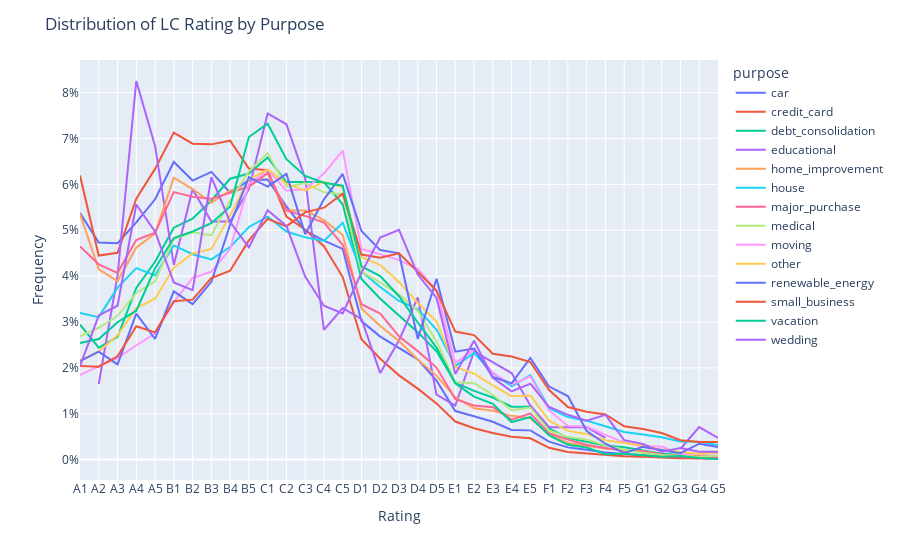

Notebook source saved alongside this figure:
### Code cell
# Show distribution of ratings for different purposes
rating_by_purpose = accept.groupby(['purpose', 'sub_grade'])['id'].count()  # or use grade for less graularity
rating_by_purpose = rating_by_purpose.unstack().T
rating_by_purpose = rating_by_purpose / rating_by_purpose.sum()
import plotly.express as px
fig1 = px.line(rating_by_purpose)
fig1.update_layout(title='Distribution of LC Rating by Purpose',
                   xaxis_title='Rating',
                   yaxis_title='Frequency',
                   yaxis_tickformat = ',.0%')
fig1.show()
# educational and credit cards (the biggest segment) are higher rated; 
# small business, moving and vacation are at the lower end

### Figure 1 — Plotly figure (JSON) as saved in the notebook; plotly's stock layout.template omitted (floating-point values rounded to 4 significant figures)
{"data": [{"hovertemplate": "purpose=car<br>sub_grade=%{x}<br>value=%{y}<extra></extra>", "legendgroup": "car", "line": {"color": "#636efa", "dash": "solid"}, "mode": "lines", "name": "car", "orientation": "v", "showlegend": true, "type": "scatter", "x": ["A1", "A2", "A3", "A4", "A5", "B1", "B2", "B3", "B4", "B5", "C1", "C2", "C3", "C4", "C5", "D1", "D2", "D3", "D4", "D5", "E1", "E2", "E3", "E4", "E5", "F1", "F2", "F3", "F4", "F5", "G1", "G2", "G3", "G4", "G5"], "xaxis": "x", "y": [0.05376, 0.04735, 0.04718, 0.05172, 0.05676, 0.06488, 0.06084, 0.06272, 0.05822, 0.06088, 0.06105, 0.05522, 0.04993, 0.04772, 0.04593, 0.03019, 0.02682, 0.02428, 0.02186, 0.01724, 0.01058, 0.009453, 0.008246, 0.006455, 0.006372, 0.003915, 0.002665, 0.002124, 0.001541, 0.001208, 0.001041, 0.0007496, 0.0003748, 0.0003748, 0.0003332], "yaxis": "y"}, {"hovertemplate": "purpose=credit_card<br>sub_grade=%{x}<br>value=%{y}<extra></extra>", "legendgroup": "credit_card", "line": {"color": "#EF553B", "dash": "solid"}, "mode": "lines", "name": "credit_card", "orientation": "v", "showlegend": true, "type": "scatter", "x": ["A1", "A2", "A3", "A4", "A5", "B1", "B2", "B3", "B4", "B5", "C1", "C2", "C3", "C4", "C5", "D1", "D2", "D3", "D4", "D5", "E1", "E2", "E3", "E4", "E5", "F1", "F2", "F3", "F4", "F5", "G1", "G2", "G3", "G4", "G5"], "xaxis": "x", "y": [0.06193, 0.0445, 0.04508, 0.0569, 0.06338, 0.0713, 0.06887, 0.06873, 0.06954, 0.06345, 0.06311, 0.053, 0.05011, 0.04652, 0.0398, 0.02623, 0.022, 0.01836, 0.01548, 0.01226, 0.008304, 0.006822, 0.005784, 0.00496, 0.004644, 0.002575, 0.00165, 0.001354, 0.0009498, 0.0007389, 0.0005938, 0.0003753, 0.0002689, 0.0002457, 0.0001876], "yaxis": "y"}, {"hovertemplate": "purpose=debt_consolidation<br>sub_grade=%{x}<br>value=%{y}<extra></extra>", "legendgroup": "debt_consolidation", "line": {"color": "#00cc96", "dash": "solid"}, "mode": "lines", "name": "debt_consolidation", "orientation": "v", "showlegend": true, "type": "scatter", "x": ["A1", "A2", "A3", "A4", "A5", "B1", "B2", "B3", "B4", "B5", "C1", "C2", "C3", "C4", "C5", "D1", "D2", "D3", "D4", "D5", "E1", "E2", "E3", "E4", "E5", "F1", "F2", "F3", "F4", "F5", "G1", "G2", "G3", "G4", "G5"], "xaxis": "x", "y": [0.02944, 0.0244, 0.02675, 0.03743, 0.04313, 0.05057, 0.05253, 0.05649, 0.06123, 0.06236, 0.06589, 0.06052, 0.06051, 0.0605, 0.05567, 0.03938, 0.03506, 0.03138, 0.02778, 0.02363, 0.01674, 0.01497, 0.01354, 0.01152, 0.01151, 0.006795, 0.004687, 0.003881, 0.003089, 0.002671, 0.002062, 0.001303, 0.001027, 0.0008232, 0.0007278], "yaxis": "y"}, {"hovertemplate": "purpose=educational<br>sub_grade=%{x}<br>value=%{y}<extra></extra>", "legendgroup": "educational", "line": {"color": "#ab63fa", "dash": "solid"}, "mode": "lines", "name": "educational", "orientation": "v", "showlegend": true, "type": "scatter", "x": ["A1", "A2", "A3", "A4", "A5", "B1", "B2", "B3", "B4", "B5", "C1", "C2", "C3", "C4", "C5", "D1", "D2", "D3", "D4", "D5", "E1", "E2", "E3", "E4", "E5", "F1", "F2", "F3", "F4", "F5", "G1", "G2", "G3", "G4", "G5"], "xaxis": "x", "y": [null, 0.01651, 0.04009, 0.08255, 0.0684, 0.04245, 0.05896, 0.05189, 0.05189, 0.05896, 0.07547, 0.07311, 0.06132, 0.0283, 0.03302, 0.03066, 0.01887, 0.02594, 0.03538, 0.01415, 0.01179, 0.02358, 0.02123, 0.01887, 0.01179, 0.007075, 0.007075, 0.007075, 0.004717, null, 0.004717, null, 0.002358, 0.007075, 0.004717], "yaxis": "y"}, {"hovertemplate": "purpose=home_improvement<br>sub_grade=%{x}<br>value=%{y}<extra></extra>", "legendgroup": "home_improvement", "line": {"color": "#FFA15A", "dash": "solid"}, "mode": "lines", "name": "home_improvement", "orientation": "v", "showlegend": true, "type": "scatter", "x": ["A1", "A2", "A3", "A4", "A5", "B1", "B2", "B3", "B4", "B5", "C1", "C2", "C3", "C4", "C5", "D1", "D2", "D3", "D4", "D5", "E1", "E2", "E3", "E4", "E5", "F1", "F2", "F3", "F4", "F5", "G1", "G2", "G3", "G4", "G5"], "xaxis": "x", "y": [0.05356, 0.0415, 0.03892, 0.04624, 0.04926, 0.06146, 0.05899, 0.056, 0.05869, 0.05945, 0.06243, 0.05434, 0.05433, 0.0522, 0.04896, 0.03294, 0.02914, 0.02584, 0.02183, 0.01831, 0.01357, 0.01119, 0.01063, 0.009538, 0.009032, 0.005497, 0.003636, 0.003037, 0.002439, 0.0021, 0.001735, 0.001024, 0.0008906, 0.0006979, 0.0005716], "yaxis": "y"}, {"hovertemplate": "purpose=house<br>sub_grade=%{x}<br>value=%{y}<extra></extra>", "legendgroup": "house", "line": {"color": "#19d3f3", "dash": "solid"}, "mode": "lines", "name": "house", "orientation": "v", "showlegend": true, "type": "scatter", "x": ["A1", "A2", "A3", "A4", "A5", "B1", "B2", "B3", "B4", "B5", "C1", "C2", "C3", "C4", "C5", "D1", "D2", "D3", "D4", "D5", "E1", "E2", "E3", "E4", "E5", "F1", "F2", "F3", "F4", "F5", "G1", "G2", "G3", "G4", "G5"], "xaxis": "x", "y": [0.03198, 0.03106, 0.03749, 0.04174, 0.04018, 0.04669, 0.04478, 0.04365, 0.04634, 0.05072, 0.05299, 0.04973, 0.04846, 0.04768, 0.05164, 0.04096, 0.03763, 0.03459, 0.03282, 0.02837, 0.02044, 0.0232, 0.01889, 0.01599, 0.01839, 0.01118, 0.009267, 0.008489, 0.007286, 0.006013, 0.005447, 0.004881, 0.003962, 0.003891, 0.003183], "yaxis": "y"}, {"hovertemplate": "purpose=major_purchase<br>sub_grade=%{x}<br>value=%{y}<extra></extra>", "legendgroup": "major_purchase", "line": {"color": "#FF6692", "dash": "solid"}, "mode": "lines", "name": "major_purchase", "orientation": "v", "showlegend": true, "type": "scatter", "x": ["A1", "A2", "A3", "A4", "A5", "B1", "B2", "B3", "B4", "B5", "C1", "C2", "C3", "C4", "C5", "D1", "D2", "D3", "D4", "D5", "E1", "E2", "E3", "E4", "E5", "F1", "F2", "F3", "F4", "F5", "G1", "G2", "G3", "G4", "G5"], "xaxis": "x", "y": [0.04647, 0.04258, 0.04072, 0.04787, 0.04946, 0.05832, 0.05729, 0.05689, 0.05816, 0.05951, 0.06248, 0.05432, 0.05313, 0.05166, 0.04684, 0.03388, 0.03184, 0.02686, 0.02365, 0.02006, 0.01318, 0.0118, 0.01142, 0.008722, 0.01007, 0.005729, 0.004361, 0.003231, 0.002537, 0.001863, 0.001883, 0.00113, 0.000674, 0.0008326, 0.0005749], "yaxis": "y"}, {"hovertemplate": "purpose=medical<br>sub_grade=%{x}<br>value=%{y}<extra></extra>", "legendgroup": "medical", "line": {"color": "#B6E880", "dash": "solid"}, "mode": "lines", "name": "medical", "orientation": "v", "showlegend": true, "type": "scatter", "x": ["A1", "A2", "A3", "A4", "A5", "B1", "B2", "B3", "B4", "B5", "C1", "C2", "C3", "C4", "C5", "D1", "D2", "D3", "D4", "D5", "E1", "E2", "E3", "E4", "E5", "F1", "F2", "F3", "F4", "F5", "G1", "G2", "G3", "G4", "G5"], "xaxis": "x", "y": [0.02688, 0.02874, 0.03136, 0.03634, 0.03889, 0.04806, 0.04955, 0.04889, 0.05646, 0.06283, 0.06683, 0.05952, 0.06024, 0.05828, 0.05781, 0.041, 0.03856, 0.03602, 0.03245, 0.02576, 0.01692, 0.01666, 0.01412, 0.01077, 0.01135, 0.00633, 0.004948, 0.004366, 0.003129, 0.002146, 0.001455, 0.001019, 0.0008367, 0.0006185, 0.0008731], "yaxis": "y"}, {"hovertemplate": "purpose=moving<br>sub_grade=%{x}<br>value=%{y}<extra></extra>", "legendgroup": "moving", "line": {"color": "#FF97FF", "dash": "solid"}, "mode": "lines", "name": "moving", "orientation": "v", "showlegend": true, "type": "scatter", "x": ["A1", "A2", "A3", "A4", "A5", "B1", "B2", "B3", "B4", "B5", "C1", "C2", "C3", "C4", "C5", "D1", "D2", "D3", "D4", "D5", "E1", "E2", "E3", "E4", "E5", "F1", "F2", "F3", "F4", "F5", "G1", "G2", "G3", "G4", "G5"], "xaxis": "x", "y": [0.01844, 0.02039, 0.02214, 0.02493, 0.02746, 0.03434, 0.0396, 0.04097, 0.0459, 0.06005, 0.0633, 0.05862, 0.05895, 0.06239, 0.06739, 0.0459, 0.0448, 0.0435, 0.04162, 0.03688, 0.0211, 0.02396, 0.01889, 0.01636, 0.01818, 0.01071, 0.007336, 0.007206, 0.005389, 0.003766, 0.002857, 0.002857, 0.001169, 0.001298, 0.001363], "yaxis": "y"}, {"hovertemplate": "purpose=other<br>sub_grade=%{x}<br>value=%{y}<extra></extra>", "legendgroup": "other", "line": {"color": "#FECB52", "dash": "solid"}, "mode": "lines", "name": "other", "orientation": "v", "showlegend": true, "type": "scatter", "x": ["A1", "A2", "A3", "A4", "A5", "B1", "B2", "B3", "B4", "B5", "C1", "C2", "C3", "C4", "C5", "D1", "D2", "D3", "D4", "D5", "E1", "E2", "E3", "E4", "E5", "F1", "F2", "F3", "F4", "F5", "G1", "G2", "G3", "G4", "G5"], "xaxis": "x", "y": [0.02156, 0.02358, 0.02709, 0.03305, 0.03508, 0.04183, 0.04496, 0.04593, 0.05325, 0.0611, 0.06327, 0.06016, 0.05868, 0.06056, 0.05939, 0.04416, 0.04243, 0.03871, 0.03419, 0.03008, 0.0202, 0.01873, 0.01619, 0.01381, 0.01395, 0.008484, 0.006254, 0.005587, 0.004231, 0.003729, 0.003069, 0.002144, 0.00175, 0.001241, 0.001585], "yaxis": "y"}, {"hovertemplate": "purpose=renewable_energy<br>sub_grade=%{x}<br>value=%{y}<extra></extra>", "legendgroup": "renewable_energy", "line": {"color": "#636efa", "dash": "solid"}, "mode": "lines", "name": "renewable_energy", "orientation": "v", "showlegend": true, "type": "scatter", "x": ["A1", "A2", "A3", "A4", "A5", "B1", "B2", "B3", "B4", "B5", "C1", "C2", "C3", "C4", "C5", "D1", "D2", "D3", "D4", "D5", "E1", "E2", "E3", "E4", "E5", "F1", "F2", "F3", "F4", "F5", "G1", "G2", "G3", "G4", "G5"], "xaxis": "x", "y": [0.02145, 0.02353, 0.02076, 0.03183, 0.0263, 0.03668, 0.03391, 0.03875, 0.05121, 0.06159, 0.05952, 0.06228, 0.04913, 0.05675, 0.06228, 0.04983, 0.04567, 0.04498, 0.0263, 0.03945, 0.02353, 0.02422, 0.01799, 0.01661, 0.02215, 0.01592, 0.01384, 0.006228, 0.00346, 0.001384, 0.002768, 0.002076, 0.001384, 0.00346, 0.002768], "yaxis": "y"}, {"hovertemplate": "purpose=small_business<br>sub_grade=%{x}<br>value=%{y}<extra></extra>", "legendgroup": "small_business", "line": {"color": "#EF553B", "dash": "solid"}, "mode": "lines", "name": "small_business", "orientation": "v", "showlegend": true, "type": "scatter", "x": ["A1", "A2", "A3", "A4", "A5", "B1", "B2", "B3", "B4", "B5", "C1", "C2", "C3", "C4", "C5", "D1", "D2", "D3", "D4", "D5", "E1", "E2", "E3", "E4", "E5", "F1", "F2", "F3", "F4", "F5", "G1", "G2", "G3", "G4", "G5"], "xaxis": "x", "y": [0.02041, 0.02025, 0.02252, 0.02908, 0.02775, 0.03451, 0.03487, 0.03957, 0.04119, 0.04779, 0.05249, 0.05087, 0.05391, 0.05492, 0.058, 0.04472, 0.04403, 0.04496, 0.04095, 0.03678, 0.02791, 0.02714, 0.02309, 0.02248, 0.02126, 0.01515, 0.01146, 0.01045, 0.009842, 0.00725, 0.006683, 0.005792, 0.004212, 0.003848, 0.003848], "yaxis": "y"}, {"hovertemplate": "purpose=vacation<br>sub_grade=%{x}<br>value=%{y}<extra></extra>", "legendgroup": "vacation", "line": {"color": "#00cc96", "dash": "solid"}, "mode": "lines", "name": "vacation", "orientation": "v", "showlegend": true, "type": "scatter", "x": ["A1", "A2", "A3", "A4", "A5", "B1", "B2", "B3", "B4", "B5", "C1", "C2", "C3", "C4", "C5", "D1", "D2", "D3", "D4", "D5", "E1", "E2", "E3", "E4", "E5", "F1", "F2", "F3", "F4", "F5", "G1", "G2", "G3", "G4", "G5"], "xaxis": "x", "y": [0.02544, 0.02628, 0.02995, 0.03246, 0.04167, 0.04831, 0.04973, 0.05153, 0.0552, 0.07034, 0.07324, 0.06551, 0.06184, 0.06035, 0.05971, 0.04213, 0.04, 0.03562, 0.02989, 0.02441, 0.01662, 0.01372, 0.01217, 0.00818, 0.009275, 0.005282, 0.003221, 0.002641, 0.001159, 0.001288, 0.0009662, 0.0006441, 0.0007729, 0.0003221, 0.0001288], "yaxis": "y"}, {"hovertemplate": "purpose=wedding<br>sub_grade=%{x}<br>value=%{y}<extra></extra>", "legendgroup": "wedding", "line": {"color": "#ab63fa", "dash": "solid"}, "mode": "lines", "name": "wedding", "orientation": "v", "showlegend": true, "type": "scatter", "x": ["A1", "A2", "A3", "A4", "A5", "B1", "B2", "B3", "B4", "B5", "C1", "C2", "C3", "C4", "C5", "D1", "D2", "D3", "D4", "D5", "E1", "E2", "E3", "E4", "E5", "F1", "F2", "F3", "F4", "F5", "G1", "G2", "G3", "G4", "G5"], "xaxis": "x", "y": [0.02038, 0.03142, 0.03355, 0.05563, 0.04968, 0.03864, 0.03694, 0.06157, 0.0518, 0.04628, 0.05435, 0.05096, 0.03992, 0.03355, 0.03185, 0.04076, 0.04841, 0.05011, 0.04034, 0.03524, 0.01868, 0.0259, 0.01783, 0.01486, 0.01656, 0.01146, 0.009766, 0.008493, 0.009766, 0.004246, 0.003397, 0.001699, 0.002548, 0.001699, 0.001699], "yaxis": "y"}], "layout": {"legend": {"title": {"text": "purpose"}, "tracegroupgap": 0}, "margin": {"t": 60}, "title": {"text": "Distribution of LC Rating by Purpose"}, "xaxis": {"anchor": "y", "domain": [0, 1], "title": {"text": "Rating"}}, "yaxis": {"anchor": "x", "domain": [0, 1], "tickformat": ",.0%", "title": {"text": "Frequency"}}}}
